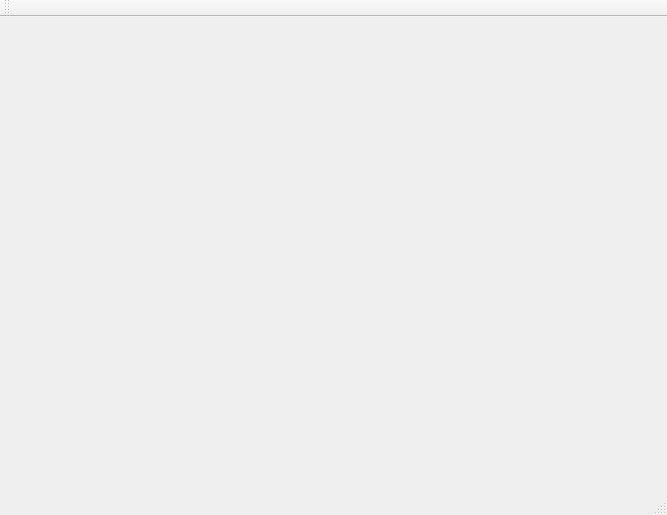
<?xml version="1.0" encoding="UTF-8"?>
<ui version="4.0">
 <class>qtPlotWindow</class>
 <widget class="QMainWindow" name="qtPlotWindow">
  <property name="geometry">
   <rect>
    <x>0</x>
    <y>0</y>
    <width>667</width>
    <height>515</height>
   </rect>
  </property>
  <property name="windowTitle">
   <string>qtPlotWindow</string>
  </property>
  <widget class="QWidget" name="centralWidget">
   <widget class="QCustomPlot" name="customPlot" native="true">
    <property name="geometry">
     <rect>
      <x>9</x>
      <y>-1</y>
      <width>651</width>
      <height>471</height>
     </rect>
    </property>
   </widget>
  </widget>
  <widget class="QMenuBar" name="menuBar">
   <property name="geometry">
    <rect>
     <x>0</x>
     <y>0</y>
     <width>667</width>
     <height>25</height>
    </rect>
   </property>
  </widget>
  <widget class="QToolBar" name="mainToolBar">
   <attribute name="toolBarArea">
    <enum>TopToolBarArea</enum>
   </attribute>
   <attribute name="toolBarBreak">
    <bool>false</bool>
   </attribute>
  </widget>
  <widget class="QStatusBar" name="statusBar"/>
 </widget>
 <layoutdefault spacing="6" margin="11"/>
 <customwidgets>
  <customwidget>
   <class>QCustomPlot</class>
   <extends>QWidget</extends>
   <header>qcustomplot.h</header>
   <container>1</container>
  </customwidget>
 </customwidgets>
 <resources/>
 <connections/>
</ui>
